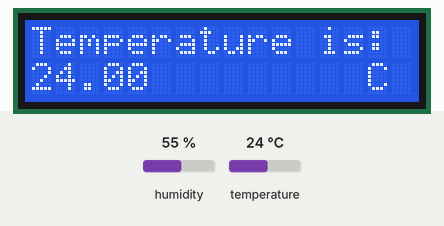
A sketch run on a simulated Arduino Uno, built with avr-gcc and run on an emulated ATmega328P. Shown: 16×2 character LCD. The test bench sets the inputs (shaded band); at power-on: temperature 24 °C, humidity 55 %.

Above: at 1.2 s.
1.3 s: temperature set to 12 °C
At 5.4 s:
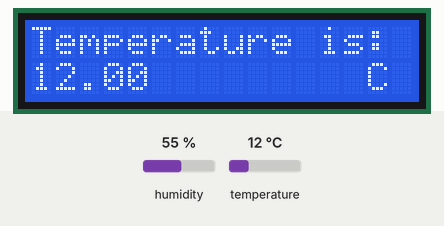
7.3 s: temperature set to 19 °C
At 11.6 s:
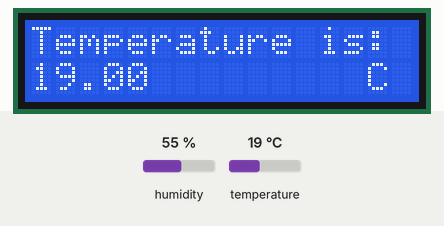
13.3 s: temperature set to 28 °C
At 16.5 s:
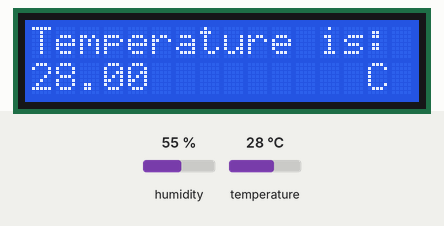
Timing chart, 0 to 18.0 s (numbered marks = the images above; inputs shaded):
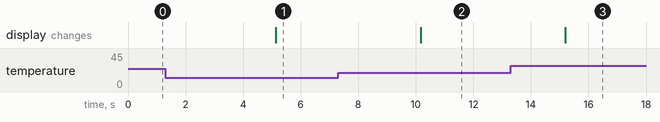

Measured:
- after the input at 1.3 s, the display: changes after 3.8 s (image 1)
- after the input at 7.3 s, the display: changes after 2.9 s (image 2)
- after the input at 13.3 s, the display: changes after 1.9 s (image 3)

The sketch:

LCD_With_LDR.ino
```cpp
#include <Wire.h>
#include <LiquidCrystal_I2C.h>
#include "dht.h"
#define dht_apin A3

dht DHT;
LiquidCrystal_I2C lcd(0x27,16,2);

void setup(){
  lcd.init();
  lcd.backlight();
  lcd.setCursor (0,0);
  lcd.print("Temperature is:");
}

void loop(){
  DHT.read11(dht_apin);
  lcd.setCursor (0,1);
  lcd.print(DHT.temperature);
  lcd.setCursor (14,1);
  lcd.print("C");
  delay(5000);

}
```
